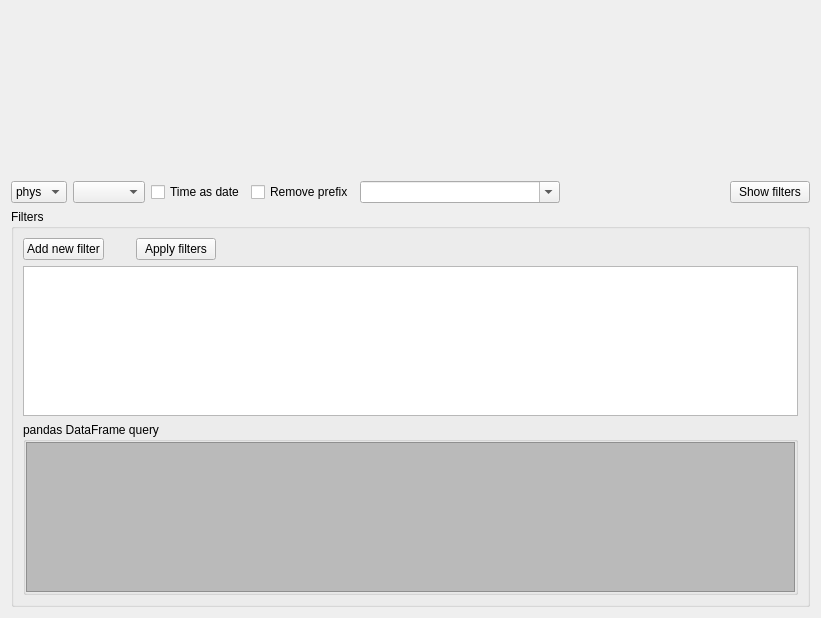
<?xml version="1.0" encoding="UTF-8"?>
<ui version="4.0">
 <class>TabularDisplay</class>
 <widget class="QWidget" name="TabularDisplay">
  <property name="geometry">
   <rect>
    <x>0</x>
    <y>0</y>
    <width>821</width>
    <height>618</height>
   </rect>
  </property>
  <property name="windowTitle">
   <string>Form</string>
  </property>
  <layout class="QVBoxLayout" name="verticalLayout" stretch="1,0,0">
   <item>
    <layout class="QHBoxLayout" name="horizontalLayout">
     <property name="spacing">
      <number>0</number>
     </property>
    </layout>
   </item>
   <item>
    <layout class="QHBoxLayout" name="horizontalLayout_2">
     <item>
      <widget class="QComboBox" name="format_selection">
       <item>
        <property name="text">
         <string>phys</string>
        </property>
       </item>
       <item>
        <property name="text">
         <string>hex</string>
        </property>
       </item>
       <item>
        <property name="text">
         <string>bin</string>
        </property>
       </item>
      </widget>
     </item>
     <item>
      <widget class="QComboBox" name="float_precision"/>
     </item>
     <item>
      <widget class="QCheckBox" name="time_as_date">
       <property name="text">
        <string>Time as date</string>
       </property>
      </widget>
     </item>
     <item>
      <widget class="QCheckBox" name="remove_prefix">
       <property name="text">
        <string>Remove prefix</string>
       </property>
      </widget>
     </item>
     <item>
      <widget class="QComboBox" name="prefix">
       <property name="minimumSize">
        <size>
         <width>200</width>
         <height>0</height>
        </size>
       </property>
       <property name="editable">
        <bool>true</bool>
       </property>
      </widget>
     </item>
     <item>
      <spacer name="horizontalSpacer_3">
       <property name="orientation">
        <enum>Qt::Horizontal</enum>
       </property>
       <property name="sizeHint" stdset="0">
        <size>
         <width>40</width>
         <height>20</height>
        </size>
       </property>
      </spacer>
     </item>
     <item>
      <widget class="QPushButton" name="toggle_filters_btn">
       <property name="text">
        <string>Show filters</string>
       </property>
       <property name="icon">
        <iconset resource="resource.qrc">
         <normaloff>:/down.png</normaloff>:/down.png</iconset>
       </property>
      </widget>
     </item>
    </layout>
   </item>
   <item>
    <widget class="QGroupBox" name="filters_group">
     <property name="title">
      <string>Filters</string>
     </property>
     <layout class="QGridLayout" name="gridLayout_3" columnstretch="0,0,0,1">
      <item row="0" column="0">
       <widget class="QPushButton" name="add_filter_btn">
        <property name="text">
         <string>Add new filter</string>
        </property>
        <property name="icon">
         <iconset resource="resource.qrc">
          <normaloff>:/plus.png</normaloff>:/plus.png</iconset>
        </property>
       </widget>
      </item>
      <item row="0" column="1">
       <spacer name="horizontalSpacer">
        <property name="orientation">
         <enum>Qt::Horizontal</enum>
        </property>
        <property name="sizeHint" stdset="0">
         <size>
          <width>20</width>
          <height>20</height>
         </size>
        </property>
       </spacer>
      </item>
      <item row="0" column="2">
       <widget class="QPushButton" name="apply_filters_btn">
        <property name="text">
         <string>Apply filters</string>
        </property>
        <property name="icon">
         <iconset resource="resource.qrc">
          <normaloff>:/filter.png</normaloff>:/filter.png</iconset>
        </property>
       </widget>
      </item>
      <item row="0" column="3">
       <spacer name="horizontalSpacer_2">
        <property name="orientation">
         <enum>Qt::Horizontal</enum>
        </property>
        <property name="sizeHint" stdset="0">
         <size>
          <width>559</width>
          <height>20</height>
         </size>
        </property>
       </spacer>
      </item>
      <item row="1" column="0" colspan="4">
       <widget class="MinimalListWidget" name="filters">
        <property name="maximumSize">
         <size>
          <width>16777215</width>
          <height>150</height>
         </size>
        </property>
       </widget>
      </item>
      <item row="2" column="0" colspan="4">
       <widget class="QGroupBox" name="groupBox">
        <property name="sizePolicy">
         <sizepolicy hsizetype="Preferred" vsizetype="Minimum">
          <horstretch>0</horstretch>
          <verstretch>0</verstretch>
         </sizepolicy>
        </property>
        <property name="minimumSize">
         <size>
          <width>0</width>
          <height>30</height>
         </size>
        </property>
        <property name="title">
         <string>pandas DataFrame query</string>
        </property>
        <layout class="QGridLayout" name="gridLayout">
         <property name="leftMargin">
          <number>0</number>
         </property>
         <property name="topMargin">
          <number>0</number>
         </property>
         <property name="rightMargin">
          <number>0</number>
         </property>
         <property name="bottomMargin">
          <number>0</number>
         </property>
         <property name="spacing">
          <number>0</number>
         </property>
         <item row="0" column="0">
          <widget class="QTextEdit" name="query">
           <property name="sizePolicy">
            <sizepolicy hsizetype="Expanding" vsizetype="MinimumExpanding">
             <horstretch>0</horstretch>
             <verstretch>0</verstretch>
            </sizepolicy>
           </property>
           <property name="minimumSize">
            <size>
             <width>0</width>
             <height>7</height>
            </size>
           </property>
           <property name="maximumSize">
            <size>
             <width>16777215</width>
             <height>150</height>
            </size>
           </property>
           <property name="font">
            <font>
             <family>Lucida Console</family>
            </font>
           </property>
           <property name="styleSheet">
            <string notr="true">background-color: rgb(186, 186, 186);</string>
           </property>
           <property name="readOnly">
            <bool>true</bool>
           </property>
          </widget>
         </item>
        </layout>
       </widget>
      </item>
     </layout>
    </widget>
   </item>
  </layout>
 </widget>
 <customwidgets>
  <customwidget>
   <class>MinimalListWidget</class>
   <extends>QListWidget</extends>
   <header>asammdf/gui/widgets/list.h</header>
  </customwidget>
 </customwidgets>
 <resources>
  <include location="resource.qrc"/>
 </resources>
 <connections/>
</ui>
